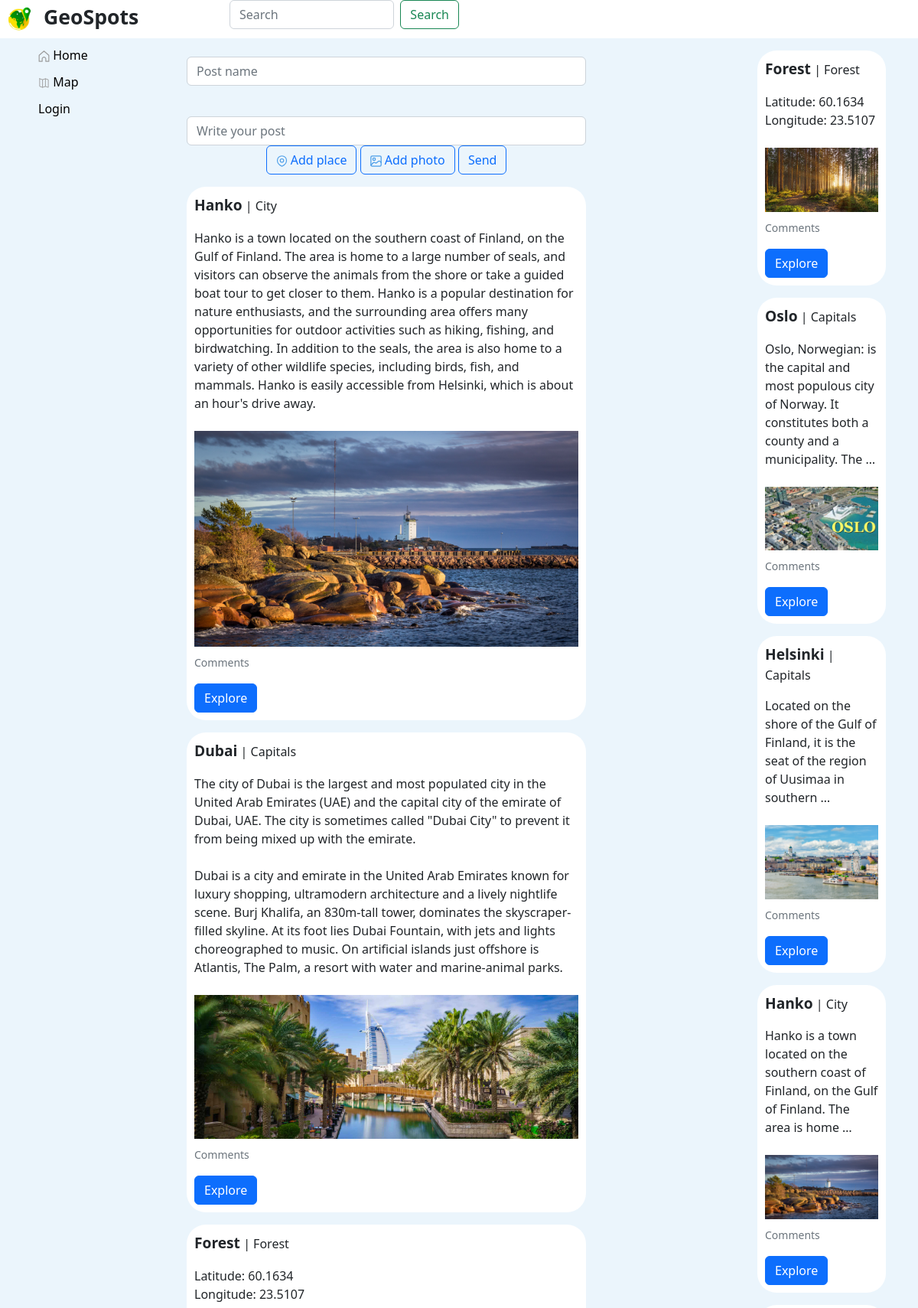
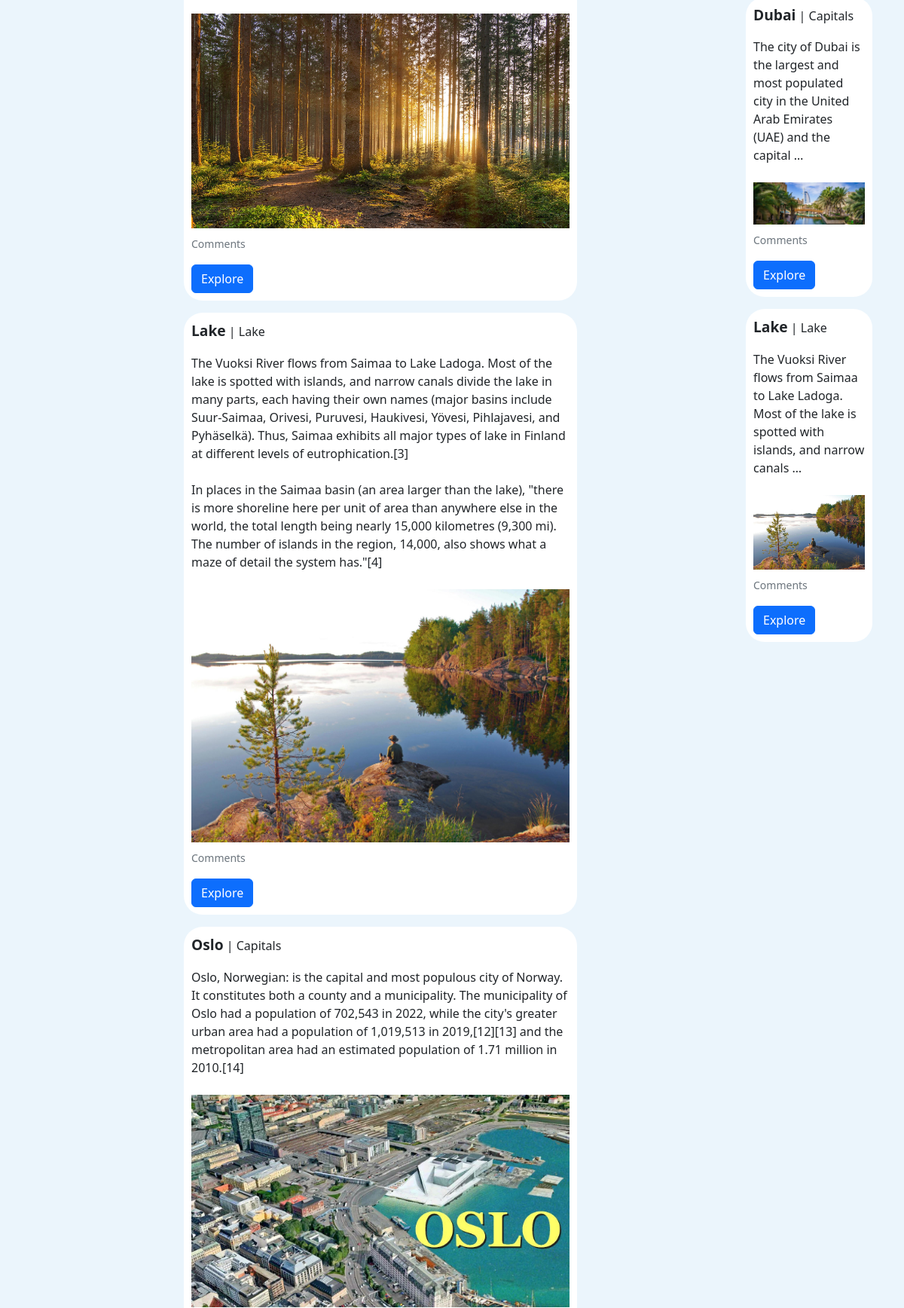
The page / (upper part) on the database its author committed (2 pictures, top to bottom).
### posts/models.py (models this page shows, shortened)
class Post(models.Model):
    title = models.CharField(max_length=200)
    text = models.TextField()
    pub_date = models.DateTimeField(auto_now_add=True)
    author = models.ForeignKey(
        User,
        on_delete=models.CASCADE,
        related_name='posts'
    )
    group = models.ForeignKey(
        Group, blank=True, null=True,
        on_delete=models.SET_NULL,
        related_name='posts'
    )
    image = models.ImageField(
        'Картинка',
        upload_to='posts/',
        blank=True
    )
    lat = models.DecimalField(max_digits=10, decimal_places=8)
    lon = models.DecimalField(max_digits=10, decimal_places=8)
    likes = models.ManyToManyField(User, related_name='likes', blank=True)
    class Meta:
        ordering = ['-pub_date']

class Group(models.Model):
    title = models.CharField(max_length=200)
    slug = models.SlugField(unique=True, max_length=40)
    description = models.TextField(null=True)
    class Meta:
        verbose_name = 'Заголовок группы'

### posts/views.py (the view)
# urls.py: path('', views.index, name='index'),
def index(request):
    logging.info('index started')
    post_list = Post.objects.all().select_related('author')
    post_list_random = Post.objects.all().select_related('author').order_by('?')
    paginator = Paginator(post_list, 5)
    page_number = request.GET.get('page')
    page_obj = paginator.get_page(page_number)
    context = {
        'page_obj': page_obj,
        'post_list_random': post_list_random,
    }
    return render(request, 'posts/index.html', context)

### posts/templates/posts/index.html (shortened to what this page needs)
{% extends 'posts/base.html' %}
{% block content %}
{% load static %}
<div class="bodycolor">
  {% load thumbnail %}
  <div class="container text-center">
    <div class="padding_top">
      <div class="row">
        <div class="col">
        </div>
        <div class="col-6">
          <div class="container">
            <div class="mb-3">
              <input type="email" class="form-control" id="exampleFormControlInput1" placeholder="Post name">
            </div>
            <div class="mb-3">
              <input type="email" class="form-control" id="exampleFormControlInput1" placeholder="Write your post">
              <div class="container">
                  <button type="button" class="btn btn-outline-primary" id="myBtn"><img src="\media\icons\Place.svg" width="15" height="15"> Add place</button>
                  <button type="button" class="btn btn-outline-primary" ><img src="\media\icons\photo.svg" width="15" height="15"> Add photo</button>
                  <button type="button" class="btn btn-outline-primary" > Send</button>
            </div>
            </div>
              <article>
                {% for post in page_obj %}
                <p>
                  <div class="article">
                    <div class="left">
                      <p><strong><big>{{ post.title }}</big></strong> | {{ post.group.title }}  </p>
                      <p>{{ post.text|linebreaksbr }}</p>
                      <div class='photo'>
                        {% thumbnail post.image "960x339" crop="center" upscale=True as im %}
                          <img class="card-img my-2"  src="{{ im.url }}">
                        {% endthumbnail %}
                      </div>
                    <p class="card-text"><small class="text-muted">Comments </small></p>
                    <a class="btn btn-small btn-primary" href="{% url 'posts:post_detail' post.pk %}">
                      Explore
                    </a>
                    </div>
                  </div>
                {% endfor %}
              </article>
          </div>
        </div>
        <div class="col-4" id="padding_left">
                {% for post in post_list_random %}
                    <p>
                        <div class="article">
                          <div class="left">
                            <p><strong><big>{{ post.title }}</big></strong> | {{ post.group.title }}  </p>
                            <p>{{ post.text|truncatewords:20 }}</p>
                            <div style='border-radius: 5px;'>
                             {% thumbnail post.image "960x339" crop="center" upscale=True as im %}
                                <img class="card-img my-2"  src="{{ im.url }}">
                              {% endthumbnail %}
                            </div>
                          <p class="card-text"><small class="text-muted">Comments </small></p>
                          <a class="btn btn-small btn-primary" href="{% url 'posts:post_detail' post.pk %}">
                            Explore
                          </a>
                          </div>
                        </div>
                {% endfor %}
              </div>
            </div>
        </div>
      </div>
    </div>
{% endblock content%}

### static/css/style.css (style rules this page uses)
.article { border-radius: 25px; padding: 10px; background: #ffffff; }
.bodycolor { background: #EBF5FC; }
.left { text-align: left; }
.photo { border-radius: 25px; }
.padding_top { padding-top: 50px; }
#padding_left { padding-left: 200px; }

### rows shown on the page
Post: title "Hanko", group "City", text "Hanko is a town located on the southern coast of Finland, on the Gulf of Finland. The area is home to a large number of seals, and visitors can observe the animals from the shore or take a guided boat tour to get closer to them. Hanko is a popular destination for nature enthusiasts, and the surrounding area offers many opportunities for outdoor activities such as hiking, fishing, and birdwatching. In addition to the seals, the area is also home to a variety of other wildlife species, including birds, fish, and mammals. Hanko is easily accessible from Helsinki, which is about an hour's drive away.", shows a picture, text "Hanko is a town located on the southern coast of Finland, on the Gulf of Finland. The area is home …"
Post: title "Dubai", group "Capitals", text "The city of Dubai is the largest and most populated city in the United Arab Emirates (UAE) and the capital city of the emirate of Dubai, UAE. The city is sometimes called \"Dubai City\" to prevent it from being mixed up with the emirate. Dubai is a city and emirate in the United Arab Emirates known for luxury shopping, ultramodern architecture and a lively nightlife scene. Burj Khalifa, an 830m-tall tower, dominates the skyscraper-filled skyline. At its foot lies Dubai Fountain, with jets and lights choreographed to music. On artificial islands just offshore is Atlantis, The Palm, a resort with water and marine-animal parks.", shows a picture, text "The city of Dubai is the largest and most populated city in the United Arab Emirates (UAE) and the capital …"
Post: title "Forest", group "Forest", text "Latitude: 60.1634 Longitude: 23.5107", shows a picture
Post: title "Lake", group "Lake", text "The Vuoksi River flows from Saimaa to Lake Ladoga. Most of the lake is spotted with islands, and narrow canals divide the lake in many parts, each having their own names (major basins include Suur-Saimaa, Orivesi, Puruvesi, Haukivesi, Yövesi, Pihlajavesi, and Pyhäselkä). Thus, Saimaa exhibits all major types of lake in Finland at different levels of eutrophication.[3] In places in the Saimaa basin (an area larger than the lake), \"there is more shoreline here per unit of area than anywhere else in the world, the total length being nearly 15,000 kilometres (9,300 mi). The number of islands in the region, 14,000, also shows what a maze of detail the system has.\"[4]", shows a picture, text "The Vuoksi River flows from Saimaa to Lake Ladoga. Most of the lake is spotted with islands, and narrow canals …"
Post: title "Oslo", group "Capitals", text "Oslo, Norwegian: is the capital and most populous city of Norway. It constitutes both a county and a municipality. The municipality of Oslo had a population of 702,543 in 2022, while the city's greater urban area had a population of 1,019,513 in 2019,[12][13] and the metropolitan area had an estimated population of 1.71 million in 2010.[14]", shows a picture, text "Oslo, Norwegian: is the capital and most populous city of Norway. It constitutes both a county and a municipality. The …"
Post: title "Helsinki", group "Capitals", text "Located on the shore of the Gulf of Finland, it is the seat of the region of Uusimaa in southern …", shows a picture
